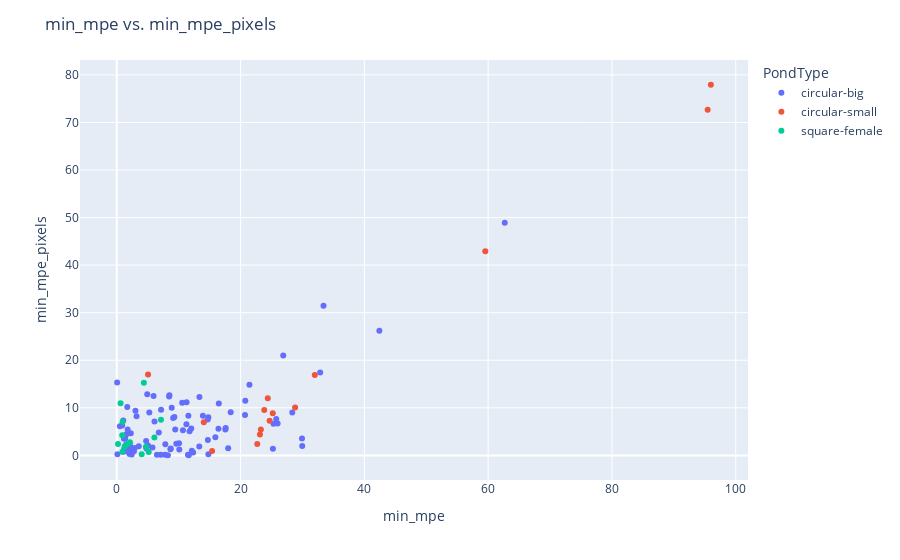

This figure's notebook cell:
### Code cell
fig = px.scatter(df,color='PondType', x='min_mpe', y='min_mpe_pixels',hover_data=['Label', 'PrawnID'])
#add title
fig.update_layout(title=f'min_mpe vs. min_mpe_pixels')

#save the plot to png
fig.write_image(f'full body_min_mpe vs. min_mpe_pixels.png')
# Add a trendline
fig.show()

### Figure 1 — Plotly figure (JSON) as saved in the notebook; plotly's stock layout.template omitted (floating-point values rounded to 4 significant figures; data arrays with more than 128 entries replaced by an {"elided": "..."} marker saying what was removed)
{"data": [{"customdata": {"elided": "93x2 str values"}, "hovertemplate": "PondType=circular-big<br>min_mpe=%{x}<br>min_mpe_pixels=%{y}<br>Label=%{customdata[0]}<br>PrawnID=%{customdata[1]}<extra></extra>", "legendgroup": "circular-big", "marker": {"color": "#636efa", "symbol": "circle"}, "mode": "markers", "name": "circular-big", "orientation": "v", "showlegend": true, "type": "scatter", "x": [5.945, 8.455, 1.515, 6.792, 1.158, 2.231, 9.107, 10.57, 13.35, 7.103, 3.193, 1.357, 0.8593, 15.93, 13.91, 12.33, 8.873, 1.067, 20.76, 4.92, 2.262, 4.74, 6.091, 21.43, 29.93, 29.96, 25.23, 17.54, 12.12, 17.59, 7.795, 20.72, 18.4, 8.669, 2.107, 9.617, 14.79, 14.69, 4.785, 2.062, 10.68, 16.42, 8.714, 11.25, 1.694, 1.202, 2.77, 11.28, 5.767, 1.047, 18.0, 28.35, 14.8, 25.76, 25.32, 0.05802, 7.152, 5.254, 1.562, 8.507, 3.016, 11.5, 0.501, 14.71, 2.149, 10.1, 3.55, 1.753, 2.41, 2.895, 6.49, 7.842, 5.046, 1.331, 8.25, 12.03, 11.63, 9.445, 0.1041, 11.76, 11.57, 62.68, 16.48, 9.313, 33.4, 2.533, 32.86, 10.05, 26.89, 42.42, 25.99, 13.33, 1.881], "xaxis": "x", "y": [12.48, 12.36, 2.302, 4.794, 3.522, 1.251, 7.867, 11.04, 12.29, 0.1546, 8.236, 3.547, 6.284, 3.802, 8.352, 0.5971, 10.02, 0.7845, 11.49, 12.85, 4.653, 3.012, 7.108, 14.87, 3.561, 1.969, 1.39, 5.422, 0.9505, 5.75, 0.1408, 8.511, 9.061, 1.305, 2.409, 2.454, 8.005, 7.533, 1.456, 0.3047, 5.289, 5.593, 1.436, 6.538, 10.16, 1.39, 0.8871, 11.19, 1.658, 7.326, 1.513, 9.024, 0.2587, 7.624, 6.664, 15.32, 9.588, 9.031, 4.432, 12.62, 9.362, 0.1126, 6.145, 3.247, 1.828, 1.237, 1.914, 5.442, 0.2082, 1.572, 0.12, 2.343, 2.065, 1.276, 0.03055, 5.663, 0.02632, 5.417, 0.2572, 5.059, 8.356, 48.89, 10.93, 8.05, 31.46, 0.8353, 17.45, 2.573, 21.01, 26.19, 6.717, 1.866, 0.6868], "yaxis": "y"}, {"customdata": [["full body:undistorted_GX010089_11_236.jpg_gamma", "Prawn_0"], ["full body:undistorted_GX010089_11_236.jpg_gamma", "Prawn_1"], ["full body:undistorted_GX010089_11_236.jpg_gamma", "Prawn_2"], ["full body:undistorted_GX010089_11_236.jpg_gamma", "Prawn_3"], ["full body:undistorted_GX010091_5_149.jpg_gamma", "Prawn_0"], ["full body:undistorted_GX010091_5_149.jpg_gamma", "Prawn_1"], ["full body:undistorted_GX010091_5_149.jpg_gamma", "Prawn_2"], ["full body:undistorted_GX010102_9_165.jpg_gamma", "Prawn_1"], ["full body:undistorted_GX010102_9_165.jpg_gamma", "Prawn_2"], ["full body:undistorted_GX010102_9_165.jpg_gamma", "Prawn_3"], ["full body:undistorted_GX010102_9_165.jpg_gamma", "Prawn_4"], ["full body:undistorted_GX010102_9_165.jpg_gamma", "Prawn_5"], ["full body:undistorted_GX010102_50_1396.jpg_gamma", "Prawn_0"], ["full body:undistorted_GX010105_28_816.jpg_gamma", "Prawn_0"], ["full body:undistorted_GX010105_28_816.jpg_gamma", "Prawn_1"]], "hovertemplate": "PondType=circular-small<br>min_mpe=%{x}<br>min_mpe_pixels=%{y}<br>Label=%{customdata[0]}<br>PrawnID=%{customdata[1]}<extra></extra>", "legendgroup": "circular-small", "marker": {"color": "#EF553B", "symbol": "circle"}, "mode": "markers", "name": "circular-small", "orientation": "v", "showlegend": true, "type": "scatter", "x": [31.99, 23.83, 25.2, 5.053, 23.13, 14.06, 95.47, 22.7, 95.98, 59.54, 28.81, 24.4, 15.4, 24.69, 23.28], "xaxis": "x", "y": [16.88, 9.529, 8.839, 17.03, 4.367, 6.986, 72.69, 2.415, 77.93, 42.93, 10.07, 12.0, 0.9242, 7.266, 5.427], "yaxis": "y"}, {"customdata": [["full body:undistorted_GX010152_36_378.jpg_gamma", "Prawn_0"], ["full body:undistorted_GX010152_36_378.jpg_gamma", "Prawn_1"], ["full body:undistorted_GX010157_160_2259", "Prawn_0"], ["full body:undistorted_GX010157_174_2582.jpg_gamma", "Prawn_0"], ["full body:undistorted_GX010157_177_2665.jpg_gamma", "Prawn_0"], ["full body:undistorted_GX010161_54_676.jpg_gamma.jpg_gamma", "Prawn_0"], ["full body:undistorted_GX010162_72_927.jpg_gamma.jpg_gamma", "Prawn_0"], ["full body:undistorted_GX010174_62_790.jpg_gamma", "Prawn_0"], ["full body:undistorted_GX010175_266_3372.jpg_gamma.jpg_gamma", "Prawn_0"], ["full body:undistorted_GX010177_232_3047", "Prawn_0"], ["full body:undistorted_GX010178_172_3604.jpg_gamma", "Prawn_0"], ["full body:undistorted_GX010183_37_685.jpg_gamma", "Prawn_0"], ["full body:undistorted_GX010183_80_1633.jpg_gamma", "Prawn_0"], ["full body:undistorted_GX010183_128_2852.jpg_gamma", "Prawn_0"]], "hovertemplate": "PondType=square-female<br>min_mpe=%{x}<br>min_mpe_pixels=%{y}<br>Label=%{customdata[0]}<br>PrawnID=%{customdata[1]}<extra></extra>", "legendgroup": "square-female", "marker": {"color": "#00cc96", "symbol": "circle"}, "mode": "markers", "name": "square-female", "orientation": "v", "showlegend": true, "type": "scatter", "x": [0.9388, 4.376, 4.706, 1.296, 0.6056, 6.078, 5.158, 0.8809, 0.1974, 7.139, 0.9213, 1.721, 2.124, 4.026], "xaxis": "x", "y": [7.093, 15.25, 1.793, 1.932, 10.98, 3.74, 0.6916, 4.241, 2.384, 7.471, 0.7451, 2.349, 2.759, 0.2111], "yaxis": "y"}], "layout": {"legend": {"title": {"text": "PondType"}, "tracegroupgap": 0}, "margin": {"t": 60}, "title": {"text": "min_mpe vs. min_mpe_pixels"}, "xaxis": {"anchor": "y", "domain": [0, 1], "title": {"text": "min_mpe"}}, "yaxis": {"anchor": "x", "domain": [0, 1], "title": {"text": "min_mpe_pixels"}}}}
